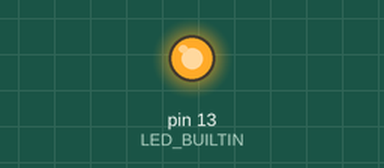
The sketch below on a simulated Arduino Uno, built with avr-gcc and run on an emulated ATmega328P. On the bench: output pins drawn as LEDs (lit = HIGH).

Above: at 0.7 s.
At 32.5 s:
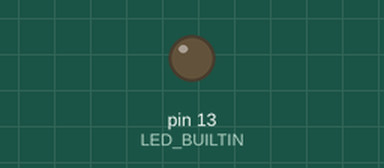
Timing chart, 0 to 34.8 s (numbered marks = the images above):
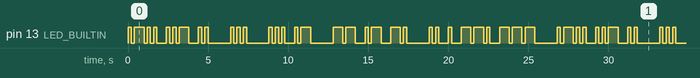

The sketch:

MorseName.ino
```cpp
/*
Se busco referencia de los tiempos oficiales internacionales,
De la Pagina:
Morse Code Timing
https://morsecode.world/international/timing.html


    Dit: 1 unit
    Dah: 3 units
    Intra-character space (the gap between dits and dahs within a character): 1 unit
    Inter-character space (the gap between the characters of a word): 3 units
    Word space (the gap between two words): 7 units

*/


int pulsoPunto = 200;
int pulsoRaya  = 3*pulsoPunto;


void setup() {
  // put your setup code here, to run once:
  pinMode(LED_BUILTIN, OUTPUT);
}

/* Morse de luis samaniego

.-.. ..- .. ... / ... .- -- .- -. .. . --. ---

*/
void loop() {
  // put your main code here, to run repeatedly:
  l();
  tiempoDeSeparacionEntreLetras();
  u();
  tiempoDeSeparacionEntreLetras();
  i();
  tiempoDeSeparacionEntrePalabras();
  s();
  tiempoDeSeparacionEntrePalabras();
  s();
  tiempoDeSeparacionEntreLetras();
  a();
  tiempoDeSeparacionEntrePalabras();
  m();
  tiempoDeSeparacionEntreLetras();
  a();
  tiempoDeSeparacionEntreLetras();
  n();
  tiempoDeSeparacionEntrePalabras();
  i();
  tiempoDeSeparacionEntreLetras();
  e();
  tiempoDeSeparacionEntreLetras();
  g();
  tiempoDeSeparacionEntreLetras();
  o();
  tiempoDeSeparacionEntrePalabras();
}


void punto(){
  digitalWrite(13,1);
  delay(pulsoPunto);
}

void raya(){
  digitalWrite(13,1);
  delay(pulsoRaya);
}

void  tiempoDeSeparacionEntreSimbolos(){
   digitalWrite(13,0);
   delay(pulsoPunto);
}

void  tiempoDeSeparacionEntreLetras(){
   digitalWrite(13,0);
   delay(3*pulsoPunto);
}

void  tiempoDeSeparacionEntrePalabras(){
   digitalWrite(13,0);
   delay(7*pulsoPunto);
}


//A · —
void a(){
    punto();
    tiempoDeSeparacionEntreSimbolos();
    raya();
}

//E ·
void e(){
    punto();
}


//G — — ·
void g(){
    raya();
    tiempoDeSeparacionEntreSimbolos();
    raya();
    tiempoDeSeparacionEntreSimbolos();
    punto();
}


//I · ·
void i(){
    punto();
    tiempoDeSeparacionEntreSimbolos();
    punto();
}


// L · — · ·
void l(){
    punto();
    tiempoDeSeparacionEntreSimbolos();
    raya();
    tiempoDeSeparacionEntreSimbolos();
    punto();
    tiempoDeSeparacionEntreSimbolos();
    punto();
}

//M — —
void m(){
    raya();
    tiempoDeSeparacionEntreSimbolos();
    raya();
}

//N — .
void n(){
    raya();
    tiempoDeSeparacionEntreSimbolos();
    punto();
}

//O — — —
void o(){
    raya();
    tiempoDeSeparacionEntreSimbolos();
    raya();
    tiempoDeSeparacionEntreSimbolos();
    raya();
}

//S · · ·
void s(){
    punto();
    tiempoDeSeparacionEntreSimbolos();
    punto();
    tiempoDeSeparacionEntreSimbolos();
    punto();
}


//U · · —
void u(){
    punto();
    tiempoDeSeparacionEntreSimbolos();
    punto();
    tiempoDeSeparacionEntreSimbolos();
    raya();
}
```

Measured:
- by itself, pin 13 (LED_BUILTIN): moves between LOW and HIGH, repeating every 26.8 s
- by itself, everything shown: repeats every 26.8 s, in 64 steps
